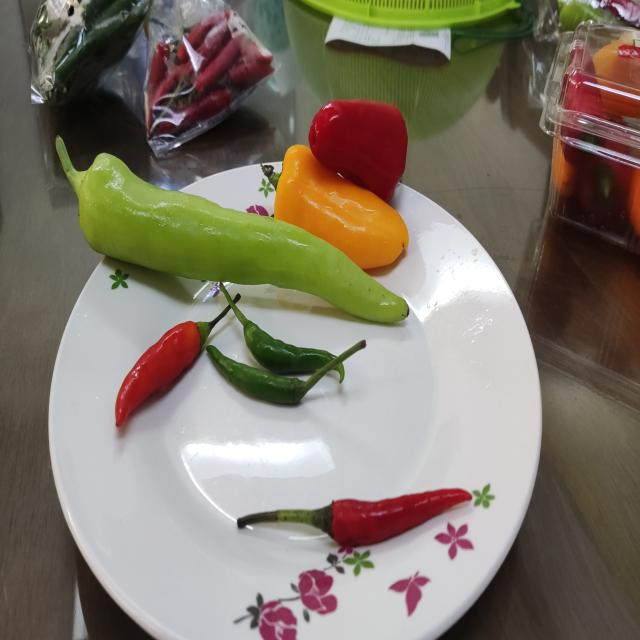
#> input picture ai_engine/regresi/foto/chili/chili-01.jpg, 640 x 640 px
$ python -i calibration.py   (imports and definitions only)
#> lines starting #> are read from the running program, lines starting #| are printed output that depends on the picture; after the words box and inside, x2 and y2 are one past the last pixel; in counts of white or black regions, pixels touching at a corner belong together
import cv2
import numpy as np


class AutoCalibrator:
    """Mengubah luas koin Rp500 di foto menjadi rasio mm² per piksel."""

    def __init__(self, ref_area_mm2=572.5):
        # Default: Koin Rp 500 (Kuning/Baru). Diameter 27mm -> Luas = pi * (13.5)^2 = 572.55 mm2
        self.ref_area_mm2 = ref_area_mm2

    def get_pixel_ratio(self, image, roi=None):
        """
        Mencari objek koin di gambar dan mengembalikan rasio (mm2 per pixel).
        Jika 'roi' (Region of Interest) diberikan (x, y, w, h), pencarian koin
        HANYA dilakukan di dalam kotak tersebut agar tidak tertukar dengan tomat bulat.
        """
        if roi is not None:
            # Koin sering meleset dari lingkaran panduan: video dirender
            # object-cover jadi apa yang dilihat petani bukan persis apa yang
            # terekam, plus tangan bergeser.
            # Percobaan 1: tepat di dalam kotak ROI
            # Percobaan 2: perluasan ROI 2.5x
            # Percobaan 3: cari di SELURUH foto (fallback otomatis agar koin tetap ketemu walau di luar lingkaran!)
            attempts = [
                (roi, True),
                (self._grow(roi, image.shape, 2.5), True),
                (None, False),
            ]
        else:
            attempts = [(None, False)]

        for area, tight in attempts:
            found = self._detect(image, area, tight)
            if found is not None:
                coin_area_px, contour = found
                # Rasio = Luas asli koin (mm2) / Luas koin di gambar (Piksel)
                return self.ref_area_mm2 / coin_area_px, contour

        # Jika koin tidak terdeteksi (Gagal kalibrasi)
        # Fallback rasio statis sementara (asumsi jarak kamera standar)
        return 0.5, None

    # ------------------------------------------------------------------ #

    # [9 lines left out: function _grow, not called in this run]

    def _detect(self, image, roi, tight):
        """Kembalikan (luas_px, kontur pada koordinat gambar asli) atau None."""
        if roi is not None:
            x, y, w, h = roi
            search = image[y:y + h, x:x + w]
            off_x, off_y = x, y
        else:
            search = image
            off_x, off_y = 0, 0

        if search.size == 0:
            return None

        gray = cv2.cvtColor(search, cv2.COLOR_BGR2GRAY)
        # Kernel blur ikut ukuran area. (11, 11) tetap adalah penyebab utama
        # "kalibrasi gagal": pada koin ~50 px tepinya ikut terhapus.
        k = max(3, min(int(min(search.shape[:2]) / 40) | 1, 11))
        blurred = cv2.GaussianBlur(gray, (k, k), 0)

        min_dim = min(search.shape[:2])
        if tight:
            # Di dalam kotak panduan ROI: koin berukuran logis (maksimal 28% dimensi kotak)
            # agar tidak salah mendeteksi batas kotak ROI atau pola ubin lantai
            min_r = max(8, int(min_dim * 0.04))
            max_r = max(min_r + 5, int(min_dim * 0.28))
        else:
            # Seluruh foto: koin hanya sebagian kecil bingkai (maksimal 12% dimensi foto)
            min_r = max(8, int(min_dim * 0.012))
            max_r = max(min_r + 5, int(min_dim * 0.12))

        edges = cv2.Canny(blurred, 30, 150)

        # Kontur dulu: luasnya eksak. Gunakan RETR_LIST agar koin di dalam garis
        # ubin lantai tetap ditemukan.
        found = self._contour_scan(blurred, edges, off_x, off_y, min_r, max_r)
        if found is not None:
            return found

        circle = self._hough(blurred, edges, min_r, max_r)
        if circle is not None:
            cx, cy, r = circle
            return float(np.pi * r * r), self._circle_contour(cx + off_x, cy + off_y, r)

        return None

    @staticmethod
    def _circle_edge_score(edges, cx, cy, r):
        """Menghitung persentase kelengkapan tepi (Canny edge) di sekeliling lingkaran."""
        if r <= 3 or cx - r < 0 or cy - r < 0 or cx + r >= edges.shape[1] or cy + r >= edges.shape[0]:
            return 0.0
        angles = np.linspace(0, 2 * np.pi, 36, endpoint=False)
        xs = np.round(cx + r * np.cos(angles)).astype(int)
        ys = np.round(cy + r * np.sin(angles)).astype(int)

        hits = 0
        for x, y in zip(xs, ys):
            x0, x1 = max(0, x - 2), min(edges.shape[1], x + 3)
            y0, y1 = max(0, y - 2), min(edges.shape[0], y + 3)
            if np.any(edges[y0:y1, x0:x1] > 0):
                hits += 1
        return hits / 36.0

    # [41 lines left out: functions _hough, _circle_contour, not called in this run]

    def _contour_scan(self, blurred, edges, off_x, off_y, min_r, max_r):
        """Cadangan bila Hough tidak menemukan apa pun."""
        kernel = cv2.getStructuringElement(cv2.MORPH_ELLIPSE, (5, 5))
        closed = cv2.morphologyEx(edges, cv2.MORPH_CLOSE, kernel)
        contours, _ = cv2.findContours(closed, cv2.RETR_LIST, cv2.CHAIN_APPROX_SIMPLE)

        min_area = np.pi * min_r * min_r * 0.5
        max_area = np.pi * max_r * max_r * 1.5

        best, best_score = None, 0.0
        for c in contours:
            area = cv2.contourArea(c)
            if area < min_area or area > max_area:
                continue

            (cx, cy), radius = cv2.minEnclosingCircle(c)
            if radius <= 0:
                continue

            fill = area / (np.pi * radius * radius)
            if fill < 0.45:
                continue

            edge_score = self._circle_edge_score(edges, int(cx), int(cy), int(radius))
            # Gabungan kebulatan kontur dan kelengkapan tepi Canny
            total_score = fill * 0.5 + edge_score * 0.5
            if total_score > best_score:
                best, best_score = c, total_score

        if best is None:
            return None
        return cv2.contourArea(best), best + [off_x, off_y]

>>> import cv2
>>> picture = cv2.imread('regresi/foto/chili/chili-01.jpg')
#> picture is the input picture: shape (640, 640, 3); mean B, G, R 106.6, 120.3, 129.3
>>> result = AutoCalibrator().get_pixel_ratio(picture)
#> the loop in get_pixel_ratio, `for area, tight in attempts:` made 1 pass
#> coin_area_px on pass 1: 182.5
#> pass 1, in _detect, `gray = cv2.cvtColor(search, cv2.COLOR_BGR2GRAY)`:
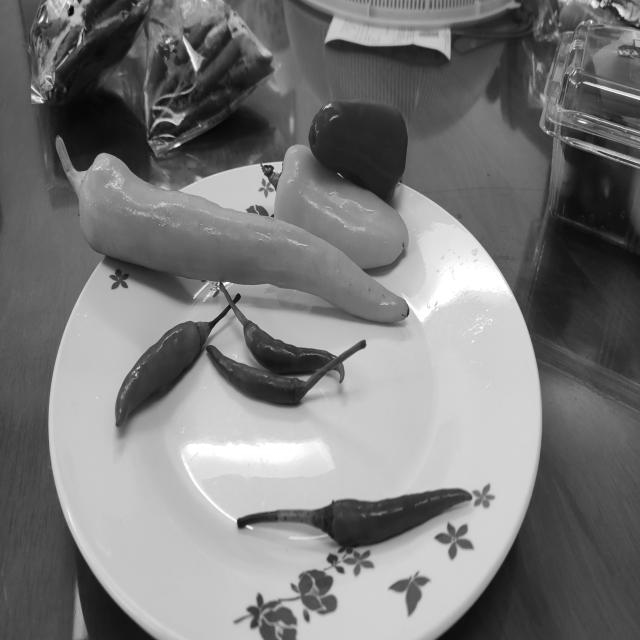
#> gray: shape (640, 640); min 0, max 255, mean 121.4
#> pass 1, in _detect, `edges = cv2.Canny(blurred, 30, 150)`:
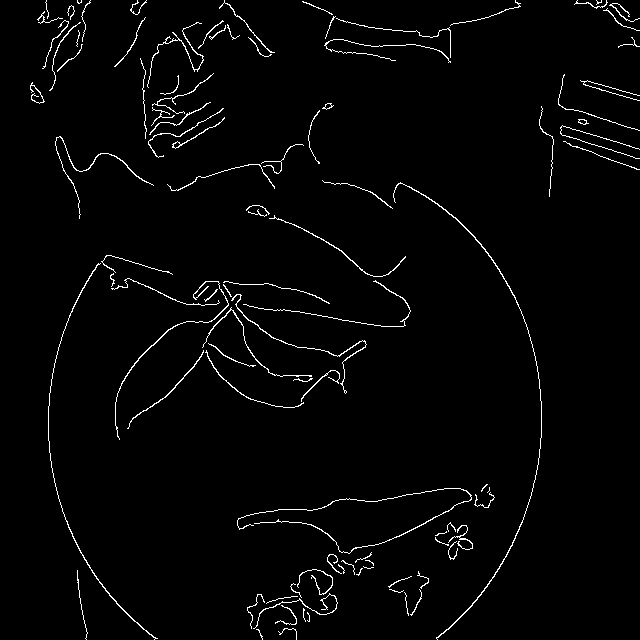
#> edges: shape (640, 640); 2.2% white in thin lines or dots
#> pass 1, in _contour_scan, `closed = cv2.morphologyEx(edges, cv2.MORPH_CLOSE, kernel)`:
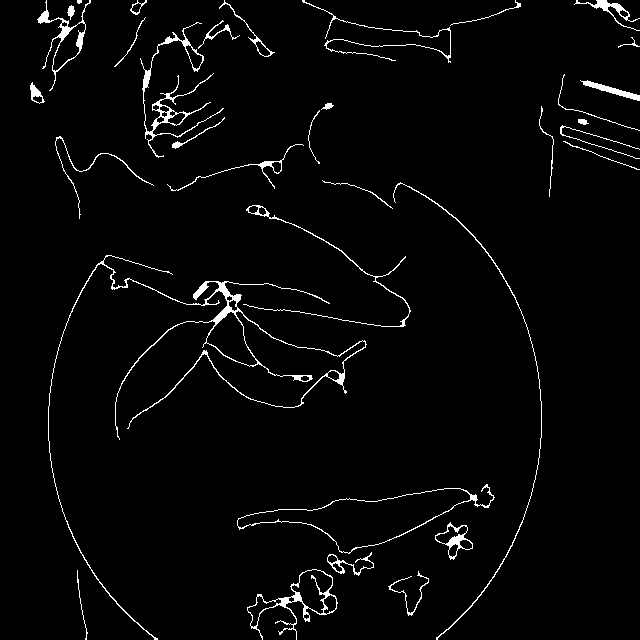
#> closed: shape (640, 640); 2.7% white in thin lines or dots

$ run again, on ai_engine/regresi/foto/chili/chili-03.jpg
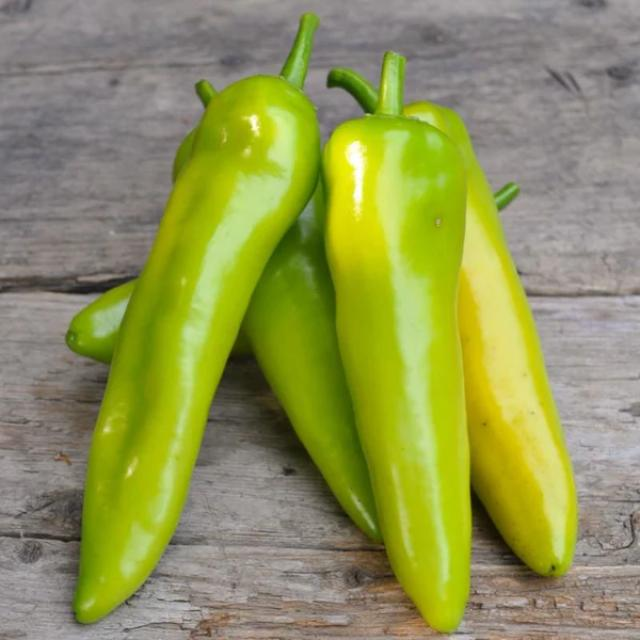
#> input picture ai_engine/regresi/foto/chili/chili-03.jpg, 640 x 640 px
#> picture is the input picture: shape (640, 640, 3); mean B, G, R 85.2, 149, 144
#> the loop in get_pixel_ratio, `for area, tight in attempts:` made 1 pass
#> pass 1, in _detect, `gray = cv2.cvtColor(search, cv2.COLOR_BGR2GRAY)`:
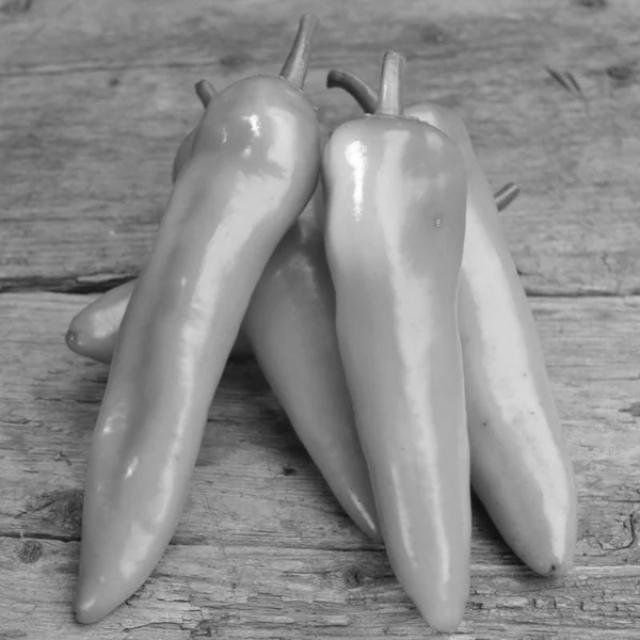
#> gray: shape (640, 640); min 15, max 255, mean 140.2
#> pass 1, in _detect, `edges = cv2.Canny(blurred, 30, 150)`:
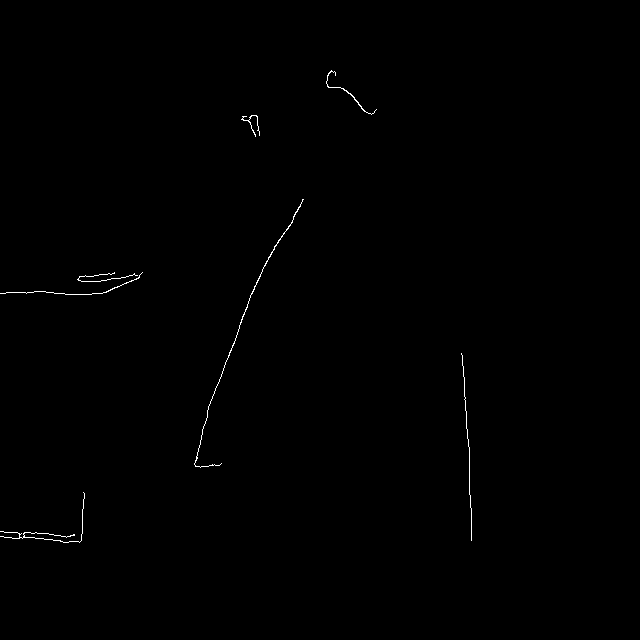
#> edges: shape (640, 640); 0.29% white in thin lines or dots, all inside (x1, y1, x2, y2) = (0, 70, 472, 543)

$ run again, on ai_engine/regresi/foto/chili/chili-09.jpg
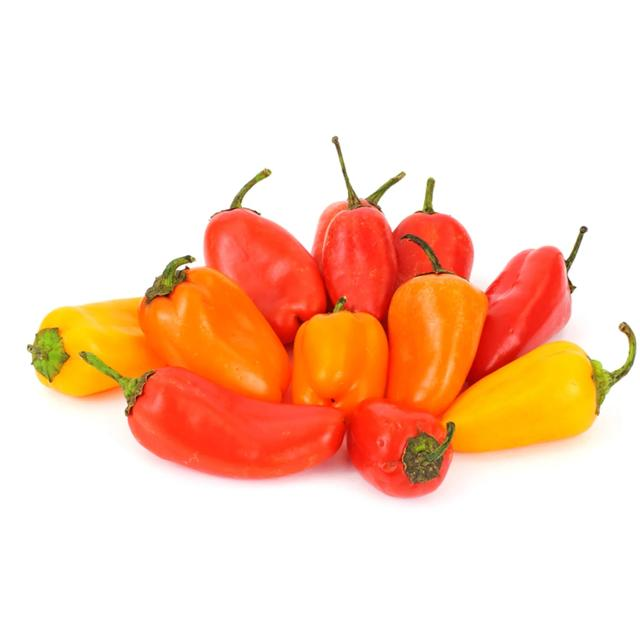
#> input picture ai_engine/regresi/foto/chili/chili-09.jpg, 640 x 640 px
#> picture is the input picture: shape (640, 640, 3); mean B, G, R 191.4, 212.9, 250.7
#> the loop in get_pixel_ratio, `for area, tight in attempts:` made 1 pass
#> coin_area_px on pass 1: 1473.5
#> pass 1, in _detect, `edges = cv2.Canny(blurred, 30, 150)`:
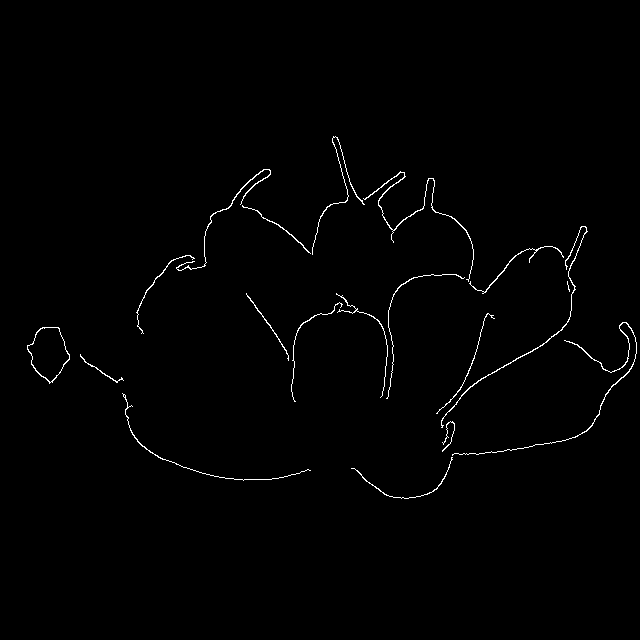
#> edges: shape (640, 640); 0.9% white in thin lines or dots, all inside (x1, y1, x2, y2) = (27, 136, 637, 499)
#> pass 1, in _contour_scan, `closed = cv2.morphologyEx(edges, cv2.MORPH_CLOSE, kernel)`:
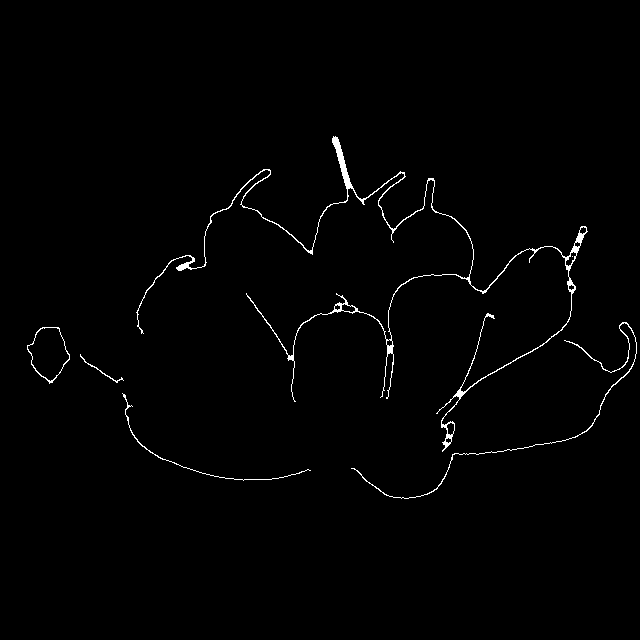
#> closed: shape (640, 640); 1.1% white in thin lines or dots, all inside (x1, y1, x2, y2) = (27, 136, 637, 499)

$ run again, on ai_engine/regresi/foto/chili/chili-10.jpg
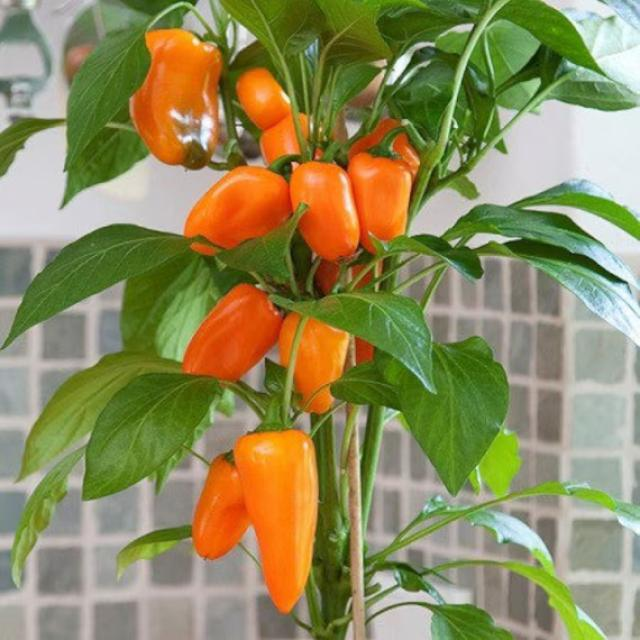
#> input picture ai_engine/regresi/foto/chili/chili-10.jpg, 640 x 640 px
#> picture is the input picture: shape (640, 640, 3); mean B, G, R 92.1, 139.4, 143.5
#> the loop in get_pixel_ratio, `for area, tight in attempts:` made 1 pass
#> coin_area_px on pass 1: 193
#> pass 1, in _detect, `edges = cv2.Canny(blurred, 30, 150)`:
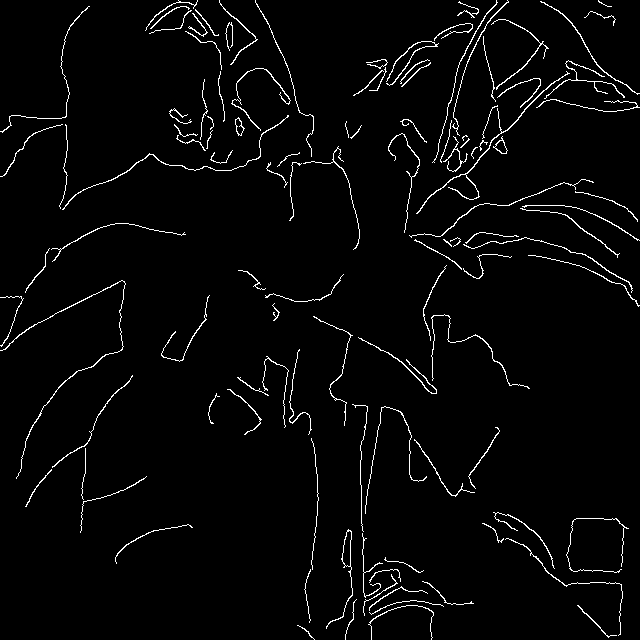
#> edges: shape (640, 640); 2.9% white in thin lines or dots
#> pass 1, in _contour_scan, `closed = cv2.morphologyEx(edges, cv2.MORPH_CLOSE, kernel)`:
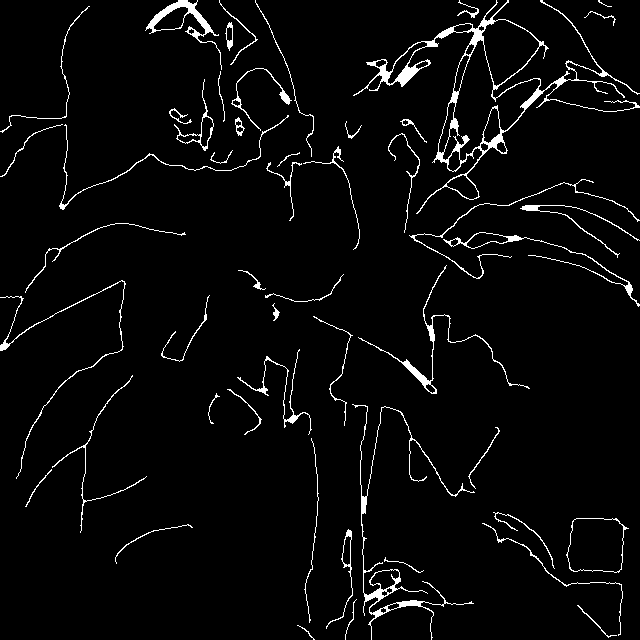
#> closed: shape (640, 640); 3.6% white in thin lines or dots
